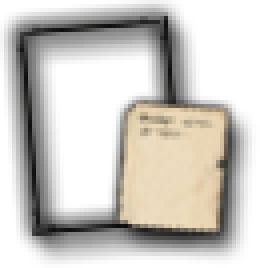
#> input picture src/main/resources/com/example/hoi4modder/data/image/frame.png, 65 x 67 px (shown 4 times larger)
$ python to_portrait.py ../image/frame.png ../image/frame.png ../image/frame.png
#> lines starting #> are read from the running program, lines starting #| are printed output that depends on the picture
from PIL import Image
import sys


def to_portrait(arg1, arg2, arg3):
#> called with arg1 = '../image/frame.png', arg2 = '../image/frame.png', arg3 = '../image/frame.png'
    original_image = Image.open(arg1)
#> original_image is the input picture: PIL image 65x67 RGBA; mean R, G, B, A 43.9, 40.6, 35, 94.1
    original_frame = Image.open(arg2)

    result = Image.new("RGBA", (65, 67))
#> result: PIL image 65x67 RGBA; every value is 0

    small_image = original_image.convert("RGBA")
    original_frame = original_frame.convert("RGBA")
    small_image = small_image.resize((37, 50))
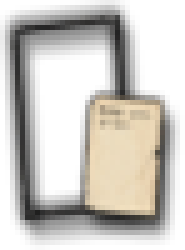
#> small_image: PIL image 37x50 RGBA (shown 5 times larger); mean R, G, B, A 44.8, 41.5, 35.8, 94.1; transparent parts drawn white
    small_image = small_image.rotate(7, expand=True)
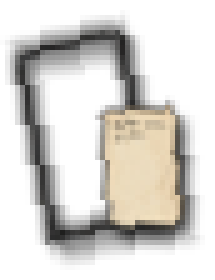
#> small_image: PIL image 43x56 RGBA (shown 5 times larger); mean R, G, B, A 34.5, 32, 27.6, 72.3; transparent parts drawn white
    result.paste(small_image, (4, 3))
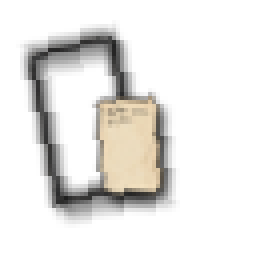
#> result: PIL image 65x67 RGBA (shown 4 times larger); mean R, G, B, A 19.1, 17.7, 15.2, 40; transparent parts drawn white
    result.paste(original_frame.convert("RGB"), (0, 0), original_frame.convert("RGBA"))
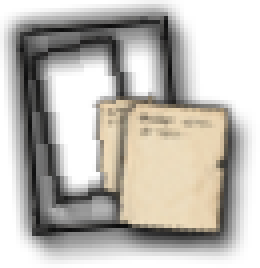
#> result: PIL image 65x67 RGBA (shown 4 times larger); mean R, G, B, A 50.7, 47, 40.5, 114.7; transparent parts drawn white
    result.save(arg3, "dds")


a1 = sys.argv[1]
a2 = sys.argv[2]
a3 = sys.argv[3]

to_portrait(a1, a2, a3)
